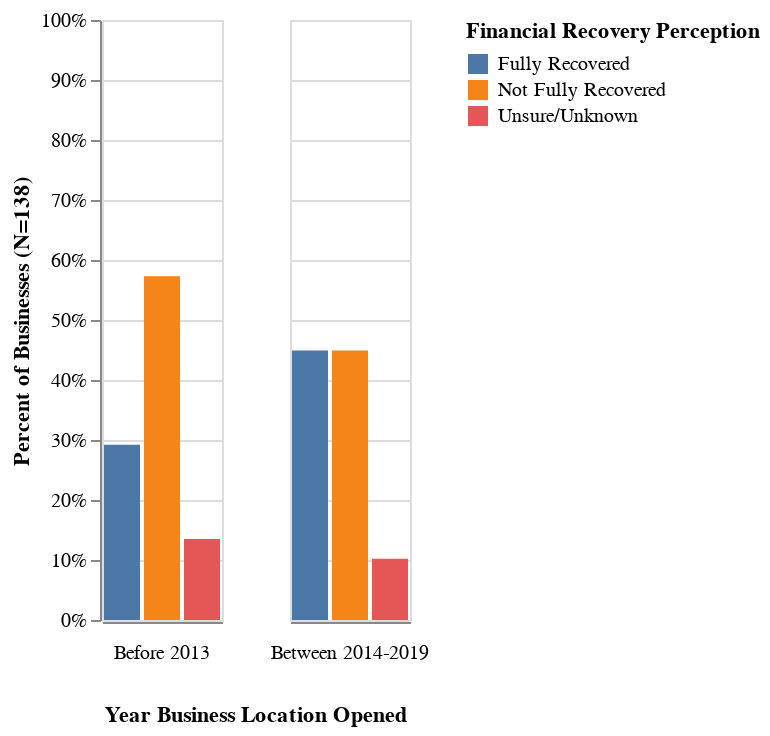

Write notebook code for a chart like this one.
### Code cell
financial_order = ['Fully Recovered', 'Not Fully Recovered', 'Unsure/Unknown']
alt.Chart(df_open_pct).mark_bar().encode(
    x=alt.X('financial_recovery').title('').axis(labels=False,tickSize=0),
    y=alt.Y('pct_group').axis(format='%').scale(domain=(0,1)).title('Percent of Businesses (N=138)'),
    color=alt.Color('financial_recovery', sort=financial_order).title('Financial Recovery Perception'),
    order = alt.Order('color_financial_recovery_sort_index:Q'),
    column=alt.Column("length_open:N",spacing=32, header=alt.Header(titleOrient='bottom', labelOrient='bottom')).title('Year Business Location Opened')
)
# alt.Chart(df_open).mark_bar(size=50).encode(
#     x=alt.X('length_open').title('Year Business Location Opened').axis(labelAngle=0),
#     y=alt.Y('count(financial_recovery)').stack('normalize').title('Percent of Respondents (N=138)'),
#     color=alt.Color('financial_recovery', sort=financial_order).title('Financial Recovery Perception'),
#     order = alt.Order('color_financial_recovery_sort_index:Q')
# ).properties(width=200)

### Figure 1 — Vega-Lite specification as saved in the notebook (floating-point values rounded to 4 significant figures)
{"config": {"view": {"continuousWidth": 300, "continuousHeight": 300}}, "data": {"name": "data-bd54ca79833e07821f7cfde309e4a67f"}, "mark": {"type": "bar"}, "encoding": {"color": {"field": "financial_recovery", "sort": ["Fully Recovered", "Not Fully Recovered", "Unsure/Unknown"], "title": "Financial Recovery Perception", "type": "nominal"}, "column": {"field": "length_open", "header": {"labelOrient": "bottom", "titleOrient": "bottom"}, "spacing": 32, "title": "Year Business Location Opened", "type": "nominal"}, "order": {"field": "color_financial_recovery_sort_index", "type": "quantitative"}, "x": {"axis": {"labels": false, "tickSize": 0}, "field": "financial_recovery", "title": "", "type": "nominal"}, "y": {"axis": {"format": "%"}, "field": "pct_group", "scale": {"domain": [0, 1]}, "title": "Percent of Businesses (N=138)", "type": "quantitative"}}, "$schema": "https://vega.github.io/schema/vega-lite/v5.20.1.json", "datasets": {"data-bd54ca79833e07821f7cfde309e4a67f": [{"financial_recovery": "Fully Recovered", "length_open": "Before 2013", "counts": 26, "pct_group": 0.2921}, {"financial_recovery": "Fully Recovered", "length_open": "Between 2014-2019", "counts": 22, "pct_group": 0.449}, {"financial_recovery": "Not Fully Recovered", "length_open": "Before 2013", "counts": 51, "pct_group": 0.573}, {"financial_recovery": "Not Fully Recovered", "length_open": "Between 2014-2019", "counts": 22, "pct_group": 0.449}, {"financial_recovery": "Unsure/Unknown", "length_open": "Before 2013", "counts": 12, "pct_group": 0.1348}, {"financial_recovery": "Unsure/Unknown", "length_open": "Between 2014-2019", "counts": 5, "pct_group": 0.102}]}}
